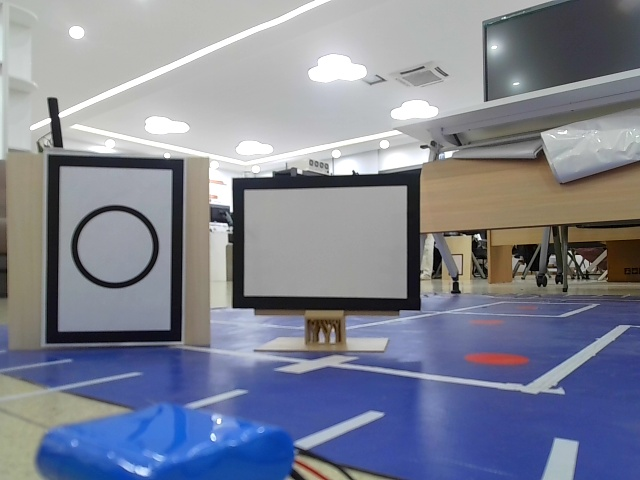
#> input picture sucai/9.jpg, 640 x 480 px
$ python my-cv-one.py
#> lines starting #> are read from the running program, lines starting #| are printed output that depends on the picture; after the words box and inside, x2 and y2 are one past the last pixel; in counts of white or black regions, pixels touching at a corner belong together
"""
my-cv-one.py — 单张图片离线调参工具
===================================

【做什么】
  对 sucai/ 目录下的一张固定照片跑一遍完整的"找 A4 纸 → 识别纸内图形"流程，
  并把中间的轮廓判定过程打印出来、把关键二值图弹窗显示。

【为什么需要它】
  举着 A4 纸对着摄像头调参数时，改一个阈值就要重新摆一次纸，无法复现。
  本脚本用一张固定照片反复跑，改一次参数看一次结果，便于快速对比。

  它复制了 my-cv.py 的全部检测函数，但针对静态图片做了两点调整：
    · 参数按照片重新调过（亮度阈值更低、直角容差更宽，见下面参数区注释）
    · 补了大量 "[调试]" 打印，会说明"最大轮廓为什么被跳过"

【和 my-cv.py 的分工】
  my-cv.py       接摄像头实时跑，参数面向现场光照
  my-cv-one.py   读固定照片跑，参数面向该照片，调试输出更详细

【怎么用】
  1. 把要测的图片放进同目录的 sucai/
  2. 修改下面的 IMAGE_NAME 指向该文件名
  3. python my-cv-one.py   （按任意键关闭窗口）

【依赖】
  opencv-python、numpy；calibration.json 可选（缺失时只识别不测距）
"""
import cv2
import math
import numpy as np
import json
import os
import re

# 要识别的素材文件名（位于同目录的 sucai/ 下）
IMAGE_NAME = "9.jpg"

# ============================================================
# 外层 A4 纸检测参数
# ============================================================
A4_GAUSSIAN_BLUR_SIZE = (3, 3)
A4_MIN_AREA = 6500
A4_CENTER_Y_RATIO = 1
A4_CENTER_X_RATIO = 1
A4_APPROX_EPSILON = 0.02
A4_ANGLE_TOLERANCE = 15
A4_BRIGHT_THRESH = 130      # 白色区域二值化阈值，高于此值为白（目标）

# ============================================================
# 内部图形检测参数
# ============================================================
SHAPE_GAUSSIAN_BLUR_SIZE = (3, 3)
SHAPE_MIN_AREA = 1000
SHAPE_APPROX_EPSILON = 0.02
SHAPE_CIRCULARITY_THRESHOLD = 0.7
SHAPE_ANGLE_TOLERANCE = 5

# ============================================================
# 测距参数（白色区域实际物理尺寸，根据你的白框量了改）
# ============================================================
A4_WIDTH_MM = 170          # 白色区域宽度（mm），原黑框A4纸约185mm
A4_HEIGHT_MM = 257         # 白色区域高度（mm），原黑框A4纸约270mm
CALIB_FILE = "calibration.json"


# ============================================================
# 辅助函数
# ============================================================
def angle_between(v1, v2):
    dot = v1[0] * v2[0] + v1[1] * v2[1]
    m = math.sqrt(v1[0]**2 + v1[1]**2) * math.sqrt(v2[0]**2 + v2[1]**2)
    if m == 0: return 0
    return math.degrees(math.acos(dot / m))


def classify_shape(approx):
    n = len(approx)
    if n == 3:
        return ("triangle", n)
    elif n == 4:
        pts = approx.reshape(4, 2)
        angles = []
        for i in range(4):
            v1 = pts[(i - 1) % 4] - pts[i]
            v2 = pts[(i + 1) % 4] - pts[i]
            angles.append(angle_between(v1, v2))
        if any(a > 170 for a in angles):
            return ("triangle", 3)
        is_square = all(abs(a - 90) < SHAPE_ANGLE_TOLERANCE for a in angles)
        return ("square", n) if is_square else ("trapezoid", n)
    elif n >= 5:
        area = cv2.contourArea(approx)
        peri = cv2.arcLength(approx, True)
        if peri > 0:
            circularity = 4 * math.pi * area / (peri * peri)
            if circularity > SHAPE_CIRCULARITY_THRESHOLD:
                return ("circle", n)
        return ("unknown", n)
    return ("unknown", n)


def measure_shape(approx, name, mm_per_px):
    pts = approx.reshape(len(approx), 2)

    if name == "circle":
        (_, _), radius = cv2.minEnclosingCircle(approx)
        d = 2 * radius * mm_per_px
        return f"D={d:.0f}mm"

    elif name == "square":
        s1 = math.sqrt((pts[0][0]-pts[1][0])**2 + (pts[0][1]-pts[1][1])**2) * mm_per_px
        s2 = math.sqrt((pts[1][0]-pts[2][0])**2 + (pts[1][1]-pts[2][1])**2) * mm_per_px
        s3 = math.sqrt((pts[2][0]-pts[3][0])**2 + (pts[2][1]-pts[3][1])**2) * mm_per_px
        s4 = math.sqrt((pts[3][0]-pts[0][0])**2 + (pts[3][1]-pts[0][1])**2) * mm_per_px
        avg = (s1 + s2 + s3 + s4) / 4
        return f"side={avg:.0f}mm"

    elif name == "triangle":
        s = []
        for i in range(3):
            s.append(math.sqrt((pts[i][0]-pts[(i+1)%3][0])**2 + (pts[i][1]-pts[(i+1)%3][1])**2) * mm_per_px)
        avg = sum(s) / 3
        return f"side={avg:.0f}mm"

    elif name == "trapezoid":
        s = [math.sqrt((pts[i][0]-pts[(i+1)%4][0])**2 + (pts[i][1]-pts[(i+1)%4][1])**2) for i in range(4)]
        v = [pts[(i+1)%4] - pts[i] for i in range(4)]

        def is_par(v1, v2):
            cross = abs(v1[0]*v2[1] - v1[1]*v2[0])
            norm = math.sqrt(v1[0]**2+v1[1]**2) * math.sqrt(v2[0]**2+v2[1]**2)
            return norm > 0 and cross / norm < 0.2

        if is_par(v[0], v[2]):
            y0 = (pts[0][1] + pts[1][1]) / 2
            y2 = (pts[2][1] + pts[3][1]) / 2
            top_len = s[0] if y0 < y2 else s[2]
            bot_len = s[2] if y0 < y2 else s[0]
            top = top_len * mm_per_px
            bottom = bot_len * mm_per_px
            cross = abs(v[1][0]*v[0][1] - v[1][1]*v[0][0])
            h_px = cross / math.sqrt(v[0][0]**2+v[0][1]**2)
            height = h_px * mm_per_px
        elif is_par(v[1], v[3]):
            x1 = (pts[1][0] + pts[2][0]) / 2
            x3 = (pts[3][0] + pts[0][0]) / 2
            top_len = s[1] if x1 < x3 else s[3]
            bot_len = s[3] if x1 < x3 else s[1]
            top = top_len * mm_per_px
            bottom = bot_len * mm_per_px
            cross = abs(v[2][0]*v[1][1] - v[2][1]*v[1][0])
            h_px = cross / math.sqrt(v[1][0]**2+v[1][1]**2)
            height = h_px * mm_per_px
        else:
            return "trap?"
        return f"top={top:.0f} bot={bottom:.0f} h={height:.0f}mm"
    return ""


def get_pixel_size(vertices):
    pts = vertices.reshape(4, 2)
    w1 = math.sqrt((pts[0][0]-pts[1][0])**2 + (pts[0][1]-pts[1][1])**2)
    w2 = math.sqrt((pts[2][0]-pts[3][0])**2 + (pts[2][1]-pts[3][1])**2)
    h1 = math.sqrt((pts[1][0]-pts[2][0])**2 + (pts[1][1]-pts[2][1])**2)
    h2 = math.sqrt((pts[3][0]-pts[0][0])**2 + (pts[3][1]-pts[0][1])**2)
    return (w1 + w2) / 2, (h1 + h2) / 2


def load_calibration():
    if os.path.exists(CALIB_FILE):
        with open(CALIB_FILE) as f:
            data = json.load(f)
            return data.get("K1", 0), data.get("K2", 0)
    return 0, 0


# ============================================================
# 检测函数
# ============================================================

def detect_a4(frame):
    """
    检测画面中所有白色矩形区域（一张或多张 A4 纸的白面）。
    返回 [(vertices, w_pixel, h_pixel, distance_mm, roi, mm_per_px), ...] 或 []
    说明：A4_WIDTH_MM / A4_HEIGHT_MM 应设为白色区域的实际物理尺寸。
    """
    h, w = frame.shape[:2]
    gray = cv2.cvtColor(frame, cv2.COLOR_BGR2GRAY)
    blur = cv2.GaussianBlur(gray, A4_GAUSSIAN_BLUR_SIZE, 0)

    # 亮二值：白色纸面 → 白色，黑色背景/干扰 → 黑色
    # 白色纸在 dark 背景上是单一外轮廓，纸内图案=内部孔洞，不干扰外轮廓
    _, bright_bin = cv2.threshold(blur, A4_BRIGHT_THRESH, 255, cv2.THRESH_BINARY)

    # cv2.imshow("bright_bin (白色目标)", bright_bin)

    y_min = int(h * (1 - A4_CENTER_Y_RATIO) / 2)
    y_max = int(h * (1 + A4_CENTER_Y_RATIO) / 2)
    x_min = int(w * (1 - A4_CENTER_X_RATIO) / 2)
    x_max = int(w * (1 + A4_CENTER_X_RATIO) / 2)

    # 在亮二值中找白色外轮廓（RETR_EXTERNAL=忽略内部孔洞），按面积排序
    contours, _ = cv2.findContours(bright_bin, cv2.RETR_EXTERNAL, cv2.CHAIN_APPROX_SIMPLE)
    contours = sorted(contours, key=cv2.contourArea, reverse=True)
    print(f"  [调试] 白色轮廓数: {len(contours)}", end="")
    if contours:
        print(f"  最大面积: {cv2.contourArea(contours[0]):.0f}px")
    else:
        print("")

    K1, K2 = load_calibration()
    a4_list = []

    for idx, cnt in enumerate(contours):
        area = cv2.contourArea(cnt)
        if area < A4_MIN_AREA:
            if idx == 0: print(f"  [调试] 最大面积 {area:.0f} < {A4_MIN_AREA}，跳过")
            continue
        M = cv2.moments(cnt)
        if M["m00"] == 0: continue
        cx = int(M["m10"] / M["m00"])
        cy = int(M["m01"] / M["m00"])
        if not (x_min <= cx <= x_max and y_min <= cy <= y_max):
            if idx == 0: print(f"  [调试] 最大轮廓质心({cx},{cy})不在画面中心，跳过")
            continue

        peri = cv2.arcLength(cnt, True)
        approx = cv2.approxPolyDP(cnt, A4_APPROX_EPSILON * peri, True)
        if len(approx) != 4:
            continue

        # 矩形验证
        pts_check = approx.reshape(4, 2)
        rect_ok = True
        for i in range(4):
            v1 = pts_check[(i - 1) % 4] - pts_check[i]
            v2 = pts_check[(i + 1) % 4] - pts_check[i]
            a = angle_between(v1, v2)
            if abs(a - 90) > A4_ANGLE_TOLERANCE:
                rect_ok = False
                break
        if not rect_ok:
            continue

        w_pixel, h_pixel = get_pixel_size(approx)

        # 宽高比验证
        _aspect = max(w_pixel, h_pixel) / min(w_pixel, h_pixel)
        if abs(_aspect - A4_HEIGHT_MM / A4_WIDTH_MM) > 0.15:
            continue

        distance = 0
        if K1 > 0 and K2 > 0:
            distance = (K1 / w_pixel + K2 / h_pixel) / 2

        pts = approx.reshape(4, 2)
        x1 = max(0, int(min(pts[:, 0])) - 5)
        x2 = min(w, int(max(pts[:, 0])) + 5)
        y1 = max(0, int(min(pts[:, 1])) - 5)
        y2 = min(h, int(max(pts[:, 1])) + 5)
        roi = frame[y1:y2, x1:x2]

        roi_h, roi_w = roi.shape[:2]
        mm_per_px = (A4_WIDTH_MM / roi_w + A4_HEIGHT_MM / roi_h) / 2

        a4_list.append((approx, w_pixel, h_pixel, distance, roi, mm_per_px))

    print(f"  [调试] 合格 A4 候选: {len(a4_list)}")
    return a4_list


def find_shapes(roi, mm_per_px):
    roi_gray = cv2.cvtColor(roi, cv2.COLOR_BGR2GRAY)
    roi_blur = cv2.GaussianBlur(roi_gray, SHAPE_GAUSSIAN_BLUR_SIZE, 0)
    # 自适应阈值：根据局部亮度算阈值，不受光照变化影响
    # blockSize=31 保证在大面积黑色图形内部也能包含纸面白色像素
    roi_binary = cv2.adaptiveThreshold(roi_blur, 255, cv2.ADAPTIVE_THRESH_GAUSSIAN_C,
                                       cv2.THRESH_BINARY_INV, 31, 5)
    # 如果自适应阈值检测不到（大面积黑色图形），改用 OTSU
    if cv2.countNonZero(roi_binary) < 50:
        _, roi_binary = cv2.threshold(roi_blur, 0, 255, cv2.THRESH_BINARY_INV | cv2.THRESH_OTSU)
    cv2.imshow("shape_binary", roi_binary)

    # 中心掩膜排除 A4 纸黑边框
    roi_h, roi_w = roi.shape[:2]
    inset = 20
    center_mask = np.zeros((roi_h, roi_w), dtype=np.uint8)
    center_mask[inset:roi_h - inset, inset:roi_w - inset] = 255
    roi_binary = cv2.bitwise_and(roi_binary, center_mask)

    roi_contours, _ = cv2.findContours(roi_binary, cv2.RETR_LIST, cv2.CHAIN_APPROX_SIMPLE)

    results = []
    roi_area = roi_h * roi_w
    for rc in roi_contours:
        ra = cv2.contourArea(rc)
        if ra < SHAPE_MIN_AREA or ra > roi_area * 0.6:
            continue
        rp = cv2.arcLength(rc, True)
        rap = cv2.approxPolyDP(rc, SHAPE_APPROX_EPSILON * rp, True)
        if len(rap) == 4:
            for _mult in (1.5, 2.0, 3.0):
                rap2 = cv2.approxPolyDP(rc, _mult * SHAPE_APPROX_EPSILON * rp, True)
                if len(rap2) == 3:
                    rap = rap2
                    break
        name, verts = classify_shape(rap)
        params = measure_shape(rap, name, mm_per_px)
        if params:
            # 过滤尺寸接近 A4 纸(>150mm)的轮廓——那是纸张边框残留，不是纸内图形。
            # measure_shape 返回的是 "side=80mm" 这类字符串，所以取出其中的数值来判断。
            dims = [float(v) for v in re.findall(r"-?\d+\.?\d*", params)]
            if any(abs(d) > 150 for d in dims):
                continue
            results.append((name, params, rap, verts))
    return results


# ============================================================
# 主程序：识别单张图片
# ============================================================

def main():
    img_path = os.path.join(os.path.dirname(os.path.abspath(__file__)), "sucai", IMAGE_NAME)
    print(f"读取图片: {img_path}")

    img = cv2.imread(img_path)
#> img is the input picture: shape (480, 640, 3); mean B, G, R 147, 131.7, 127.5
    if img is None:
        print("✗ 图片读取失败")
        return

    h, w = img.shape[:2]
#> h = 480; w = 640
    print(f"图片尺寸: {w}x{h}")
#| 图片尺寸: 640x480

    # ---- 1. 检测所有 A4 纸 ----
    a4_list = detect_a4(img)
#> in detect_a4, `gray = cv2.cvtColor(frame, cv2.COLOR_BGR2GRAY)`:
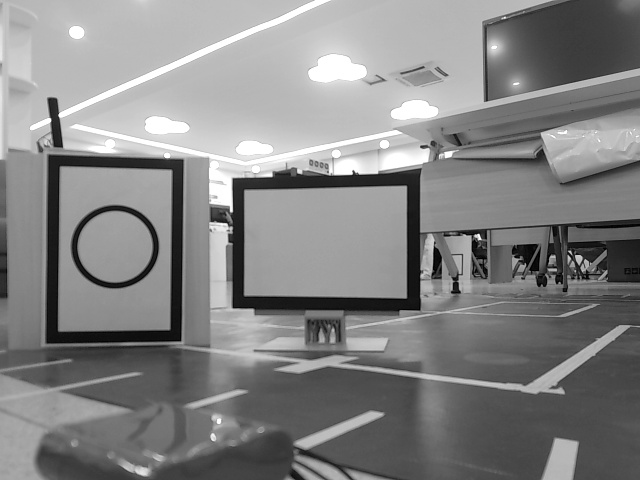
#> gray: shape (480, 640); min 0, max 255, mean 132.2
#> in detect_a4, `_, bright_bin = cv2.threshold(blur, A4_BRIGHT_THRESH, 255, cv2.THRESH_..`:
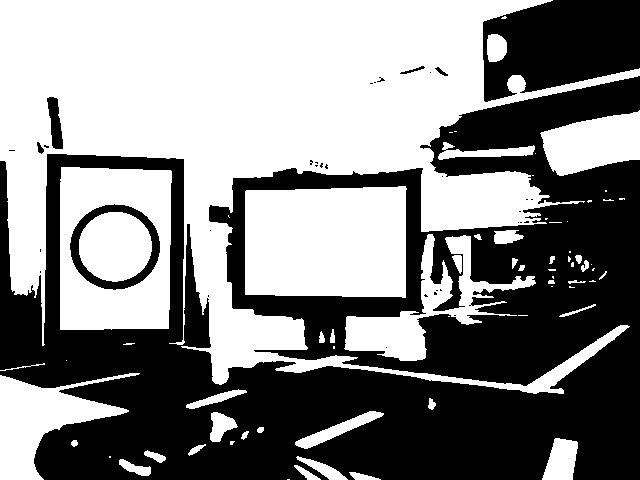
#> bright_bin: shape (480, 640); 52.6% white; 35 black regions (28 under 20 px)
#> in detect_a4, `contours, _ = cv2.findContours(bright_bin, cv2.RETR_EXTERNAL, cv2.CHAI..`: contours = 68 contours, 35 with area under 20; largest, box (x1, y1, x2, y2) and area: (0, 0, 640, 394) 102924, (60, 167, 172, 330) 17472, (245, 186, 407, 298) 17074, (344, 234, 536, 361) 6006, (0, 373, 140, 480) 5980
#|   [调试] 白色轮廓数: 68
#|   最大面积: 102924px
#> (reads calibration.json from the repository)
#> the loop in detect_a4, `for idx, cnt in enumerate(contours):` made 68 passes
#> (area, cx, cy, peri) on passes 2 to 3: (17472.5, 114, 248, 542.4), (17074, 325, 241, 538.1)
#> area on passes 4 to 9: 6006, 5980.5, 4376.5, 1035, 831.5, 659.5
#> pass 3, in detect_a4, `roi = frame[y1:y2, x1:x2]`:
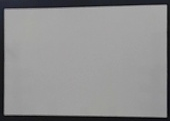
#> roi: shape (121, 170, 3); mean B, G, R 142.5, 142, 141.9
#> after the loop in detect_a4, `for idx, cnt in enumerate(contours):`: a4_list = 2 items
#|   [调试] 合格 A4 候选: 2
#> a4_list = 2 items
    if not a4_list:
        print("✗ 未检测到 A4 纸")
        cv2.imshow("img", img)
        cv2.waitKey(0)
        return

    debug = img.copy()
    print(f"\n✓ 检测到 {len(a4_list)} 张 A4 纸")
#| ✓ 检测到 2 张 A4 纸
    for n, (vertices, w_pixel, h_pixel, distance, roi, mm_per_px) in enumerate(a4_list):
        shapes = find_shapes(roi, mm_per_px)
        if shapes:
            name, info_str, _, _ = shapes[0]
            print(f"\n  --- A4 #{n+1} --- {name} {info_str}")
            for sn, (sname, sinfo, approx, _) in enumerate(shapes):
                cv2.drawContours(roi, [approx], -1, (0, 0, 255), 2)
        else:
            name = "board"
            print(f"\n  --- A4 #{n+1} --- board")
        print(f"  {w_pixel:.0f}x{h_pixel:.0f}px  dist:{distance:.0f}mm")
        cv2.drawContours(debug, [vertices], -1, (0, 255, 0), 2)

        if len(a4_list) == 1:
            # 单张 → 左上角显示
            cv2.putText(debug, name, (10, 30),
                        cv2.FONT_HERSHEY_SIMPLEX, 0.8, (0, 255, 0), 2)
        else:
            # 多张同框 → 在每个纸中心附近用小字显示
            cx = int(vertices[:, 0, 0].mean())
            cy = int(vertices[:, 0, 1].mean())
            cv2.putText(debug, name, (cx-30, cy+5),
                        cv2.FONT_HERSHEY_SIMPLEX, 0.6, (0, 255, 0), 2)
#> this loop made 2 passes
#> (vertices, w_pixel, h_pixel, distance, mm_per_px, roi_h in find_shapes, roi_w in find_shapes, inset in find_shapes) on pass 1: ([[61, 167], [60, 329], [168, 328], [171, 171]], 159.5, 109, 977.4, 1.45, 172, 121, 20)
#> (vertices, w_pixel, h_pixel, distance, mm_per_px, roi_h in find_shapes, roi_w in find_shapes, inset in find_shapes) on pass 2: ([[405, 186], [246, 190], [245, 294], [405, 297]], 159.5, 107.5, 984.3, 1.56, 121, 170, 20)
#|   --- A4 #1 --- circle D=111mm
#|   160x109px  dist:977mm
#|   --- A4 #2 --- board
#|   160x108px  dist:984mm
#> pass 1, in find_shapes, `roi_binary = cv2.adaptiveThreshold(roi_blur, 255, cv2.ADAPTIVE_THRESH_..`:
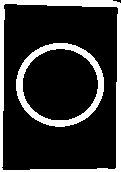
#> roi_binary: shape (172, 121); 19.1% white; 2 white regions, box (x1, y1, x2, y2) and area: (0, 0, 121, 172) 2378, (16, 43, 104, 127) 1601
#> pass 1, in find_shapes, `roi_binary = cv2.bitwise_and(roi_binary, center_mask)`:
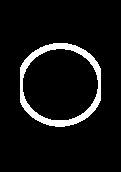
#> roi_binary: shape (172, 121); 6.9% white; 1 white region, box (x1, y1, x2, y2) and area: (20, 43, 101, 127) 1441
#> after the loop:
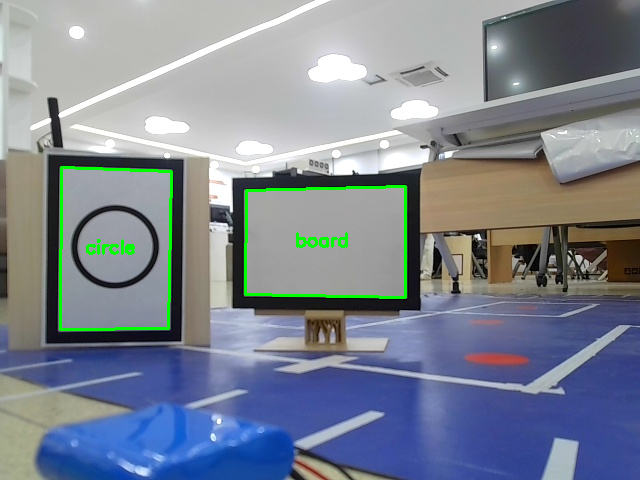
#> debug: shape (480, 640, 3); 1.29% of pixels changed, all inside (x1, y1, x2, y2) = (59, 166, 407, 331)

    # ---- 2. 显示 ----
    cv2.imshow("A4", debug)
    # 显示每个检测到的 A4 纸 ROI
    for n, (_, _, _, _, roi, _) in enumerate(a4_list):
        if roi is not None:
            cv2.imshow(f"ROI_{(n+1)}", roi)
#> this loop made 2 passes
#> pass 1, in main, `cv2.imshow(f"ROI_{(n+1)}", roi)`:
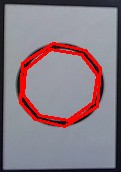
#> window 'ROI_1': shape (172, 121, 3); mean B, G, R 131.6, 122.7, 137.4
    print("\n按任意键关闭窗口...")
    cv2.waitKey(0)
    cv2.destroyAllWindows()


if __name__ == "__main__":
    main()
